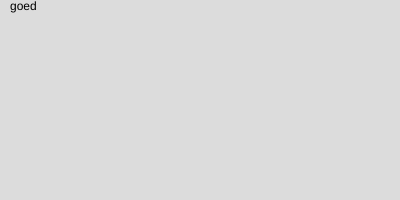
Frame 1 (no input)
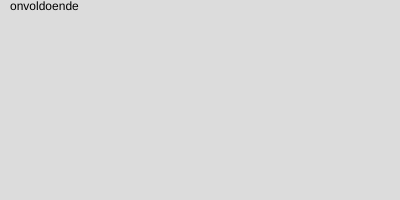
Frame 2 (the mouse pressed at the canvas centre, redrawn once)

The p5.js sketch that drew these frames (run headless with seeded random() and noise() and a simulated clock; the mouse was pressed at the canvas centre and the sketch redrawn once):

// p5.js sketch
// ── sketch.js
function setup() {
  createCanvas(400, 200);
}


function draw() {
background(220);

noLoop();
let score= random(100);;


if (score <= 50){
  text("onvoldoende",10,10);
} else if (score <= 69){
  text("voldoende",10,10);
} else if (score <=89){
  text("goed",10,10)
}else if(score >=90) {
  text("uitstekend",10,10)
}

}
